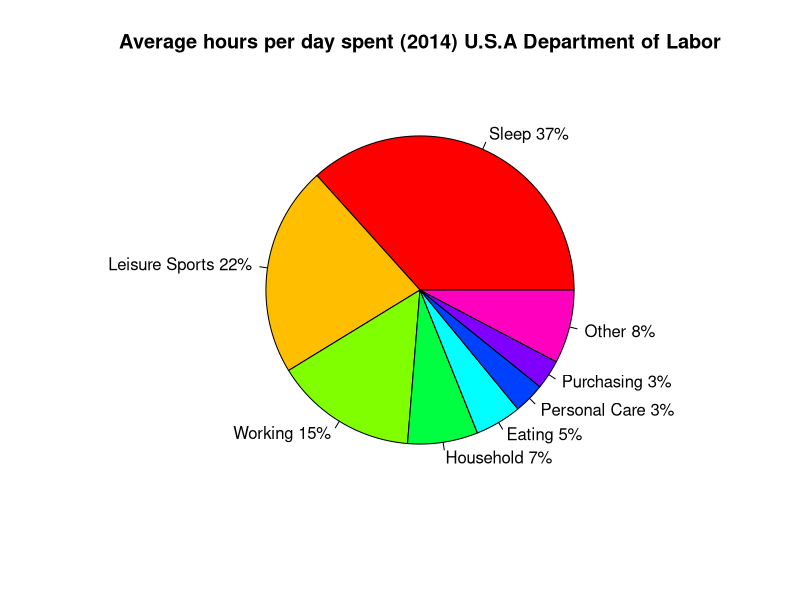

Source code (R):
## ---- chunk 1
# Pie Chart with Percentages
slices <- c(880, 530, 359, 177, 117, 78, 74, 185) 
lbls <- c("Sleep", "Leisure Sports", "Working", "Household", "Eating", "Personal Care", "Purchasing", "Other")
pct <- round(slices/sum(slices)*100)
lbls <- paste(lbls, pct) # add percents to labels 
lbls <- paste(lbls,"%",sep="") # ad % to labels 
pie(slices,labels = lbls, col=rainbow(length(lbls)),
    main="Average hours per day spent (2014) U.S.A Department of Labor") 
